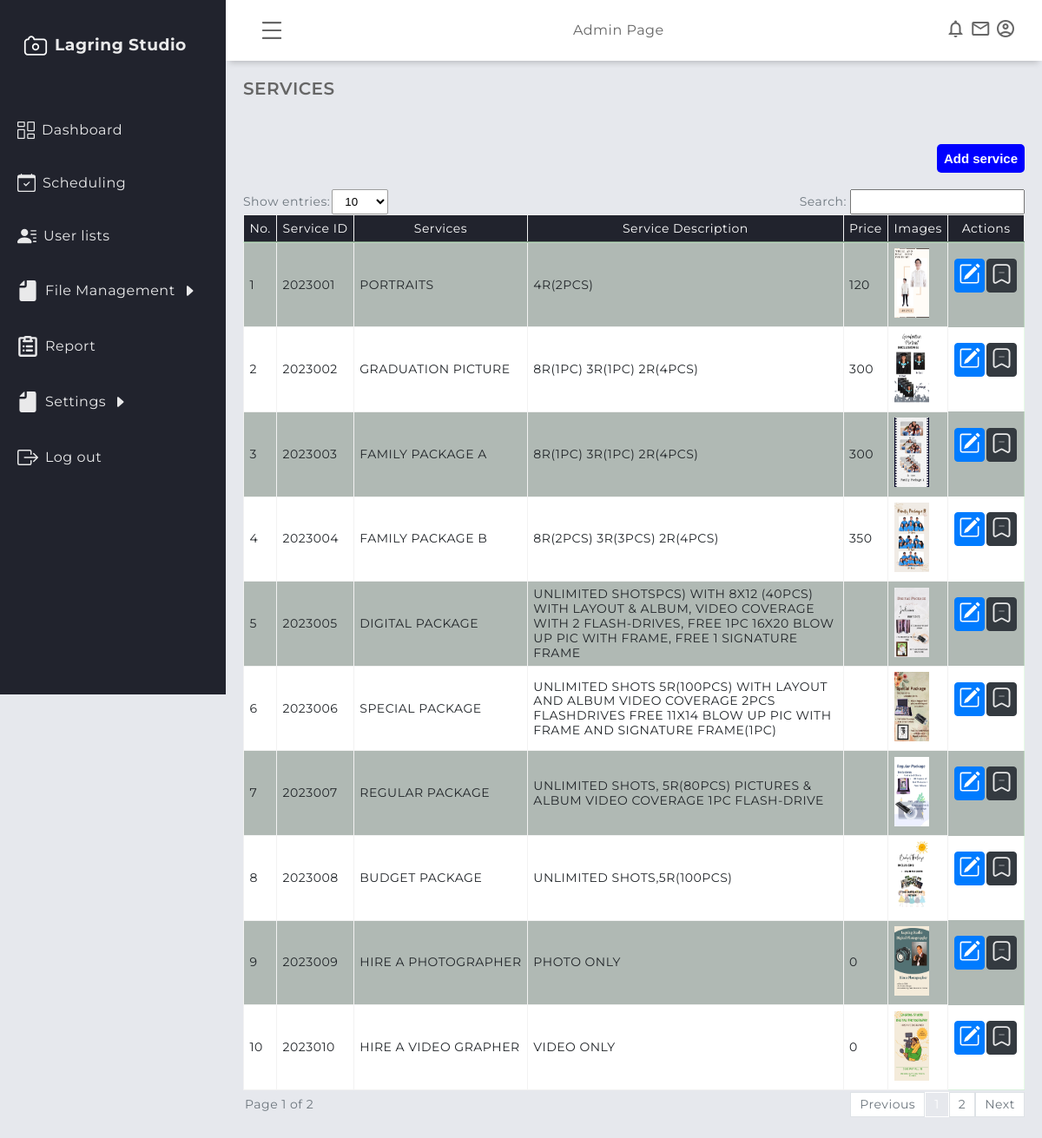
Before: /admin/services.php (signed in) with the older database file.
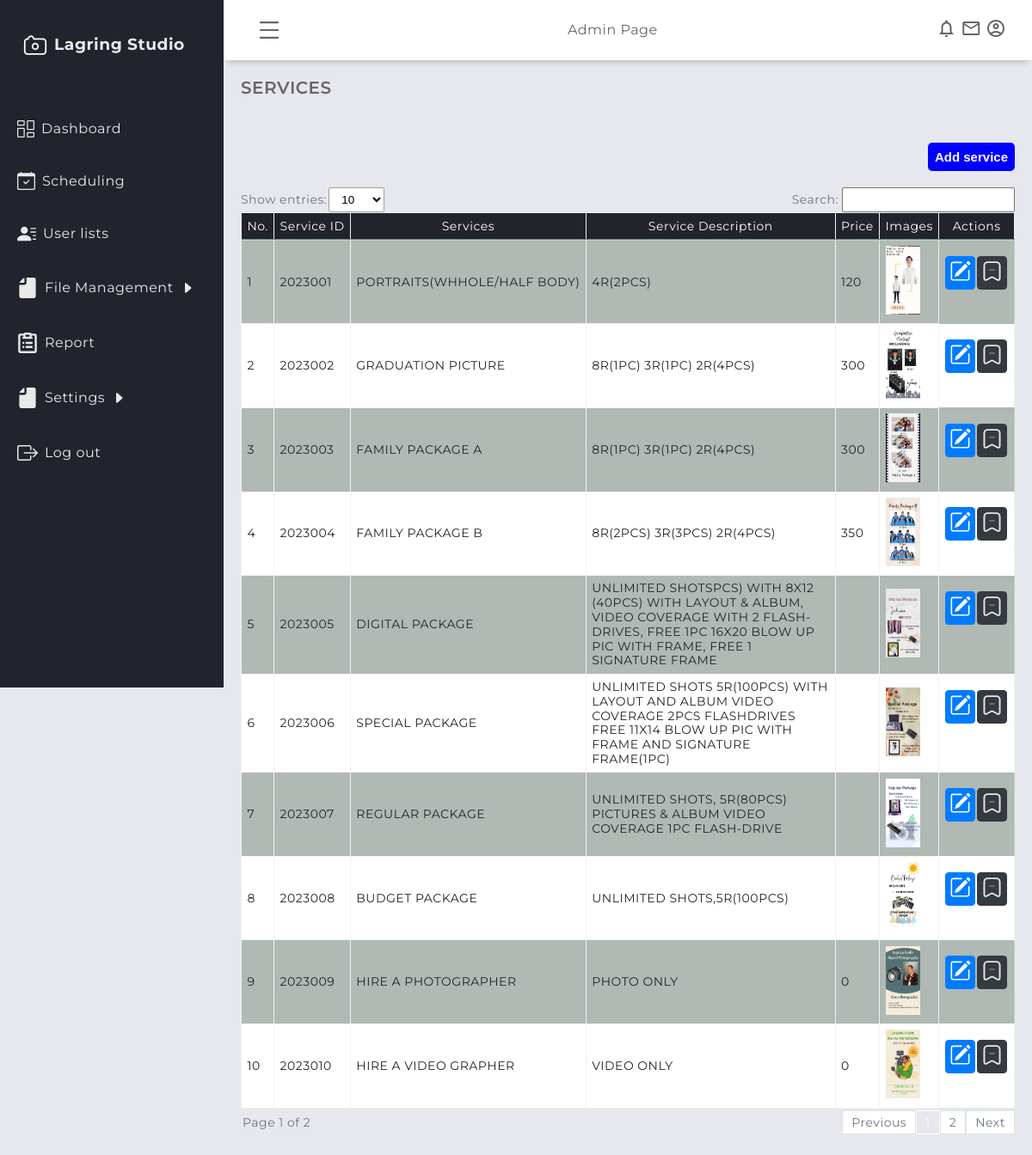
After: the same page with the newer database file.
### tables this page shows
CREATE TABLE IF NOT EXISTS `services` (
  `service_id` int NOT NULL AUTO_INCREMENT,
  `service_name` varchar(250) NOT NULL,
  `service_image` varchar(255) NOT NULL,
  `service_description` varchar(500) NOT NULL,
  `service_type` varchar(200) NOT NULL,
  `service_price` int DEFAULT NULL,
  `service_date_added` datetime NOT NULL DEFAULT CURRENT_TIMESTAMP,
  `archived_flag` int NOT NULL DEFAULT '1',
  PRIMARY KEY (`service_id`)
);

### admin/services.php (the view, shortened to what this page needs)
<?php
   include('session.php');
?>
<!DOCTYPE html>
<html lang="en">
    <head>
        <link rel="stylesheet" href="../assets/global/css/design.css" />
        <link rel="stylesheet" href="../assets/global/css/table.css" />
        <link rel="stylesheet" href="../assets/global/css/global.css" />
        <link rel="stylesheet" href="../assets/admin/css/dashboardcontainer.css" />
        <link rel="stylesheet" href="../assets/admin/css/services.css" />
    </head>
    <body>
        <?php require "header/header.php"?>
        <?php require "navigation/sidebar.php"?>
        <main class="main-container">
            <div class="main-title">
                <p class="font-weight-bold">SERVICES</p>
            </div>
            <div class="add">
                    <button class="modal-trigger" data-modal-id="add_service">Add service</button>
                </div>
                <br>
        <div class= "showAndSearch  text-secondary align-items-center mb-1">
                        <div class= "align-items-center">
                            <label >Show entries:</label>
                            <select id="entriesPerPage">
                                <option value="10">10</option>
                            </select>
                        </div>
                        <div class= "align-items-center">
                            <label for="searchInput" class="pr-1" >Search:</label>
                            <div style="position: relative;">
                                <input type="text" id="searchInput" >
                            </div>
                        </div>
                        <div id="table1" class="table-group-container active">
                            <table id="table1" class="table table-striped table-bordered w-100">
                                <thead>
                                    <tr>
                                        <th>No.</th>
                                        <th>Service ID</th>
                                        <th>Services</th>
                                        <th>Service Description</th>
                                        <th>Price</th>
                                        <th>Images</th>
                                        <th>Actions</th>
                                    </tr>
                                </thead>
                                <tbody>
                        <?php
                                    $i = 1;
                                    $sql = mysqli_query($connection, "SELECT * FROM services") or die(mysqli_error($connection));
                                    if (mysqli_num_rows($sql) > 0) {
                                    while ($row = mysqli_fetch_array($sql)) {
                                        $service_id = $row['service_id'];
                                        $service_name = $row['service_name'];
                                        $service_description = $row['service_description'];
                                        $image = $row ['service_image'];
                                        $service_price = $row['service_price'];
                                    ?>
                                    <tr>
                                        <td><p><?php echo $i++ ?></p></td>
                                        <td><p><?php echo strtoupper($service_id);?></p></td>
                                        <td><p><?php echo strtoupper($service_name);?></p></td>
                                        <td class= "service_description_td"><p><?php echo strtoupper($service_description);?></p></td>
                                        <td><p><?php echo $service_price; ?></p></td>
                                        <td><p><?php echo "<img class='img-fluid' src='/Lagring-Studio-Scheduling-System/assets/global/services_images/" . $image . "'style='width:40px; height:80px'' alt='Service Image'>";?></p></td>
                                        <td class="justify-space-evenly" style=" text-align: center; margin-top: 10px; border: none;">
                                            <a
                                                href="#"
                                                title="Edit"
                                                class="modal-trigger justify-content-center p-0 m-0"
                                                data-modal-id="<?php echo 'edit_service'.$service_id; ?>">
                                                <button class="p-1 m-0 btn btn-primary">
                                                </button>
                                            </a>
                                            <a
                                                href="#"
                                                rel="tooltip"
                                                title="archive"
                                                class="modal-trigger p-0 m-0"
                                                data-modal-id="<?php echo 'archive_announcements'; ?>">
                                                    <button class="p-1 m-1 btn btn-dark">
                                                    </button>
                                            </a>
                                        </td>
                                    </tr>
                                    <?php
                                    }}
                                    else {echo '<tr><td colspan="6" style="text-align: center;">No records found.</td></tr>';}
                                ?>
                                </tbody>
                            </table>
                        </div>
                        <div class="pagination-container">
                            <div id="pagination-label"></div>
                            <div id="pagination" class="pagination"></div>
                        </div>
                    </div>
            </main>
    </body>
</html>

### admin/header/header.php (shortened to what this page needs)
<header class="header">
    <div class="menu-icon toggleBtn">
    </div>
    <div class="header-left">Admin Page</div>
    <div class="header-right">
        <span class="material-icons-outlined">notifications</span>
        <span class="material-icons-outlined">email</span>
        <span class="material-icons-outlined">account_circle</span>
    </div>
</header>

### admin/navigation/sidebar.php (shortened to what this page needs)
<aside class="sidebar" id="sidebar">
    <div class="sidebar-title">
        <div class="sidebar-brand">
            <h3>Lagring Studio</h3>
        </div>
    </div>
    <ul class="sidebar-list">
    <?php $current_page = basename($_SERVER['PHP_SELF']); ?>
        <li <?php if ($current_page === 'admindashboard.php') echo 'class="navLinkActive"';?>>
            <a href="admindashboard.php">
                Dashboard
            </a>
        </li>
        <li <?php if ($current_page === 'calendar.php') echo 'class="navLinkActive"';?>>
            <a href="calendar.php">
                Scheduling
            </a>
        </li>
        <li <?php if ($current_page === 'user_list.php') echo 'class="navLinkActive"';?>>
            <a href="user_list.php">
                User lists
            </a>
        </li>
        <li <?php if (
                    $current_page === 'website.php' ||
                     $current_page === 'website.php')
                    echo 'class="navLinkActive"';?>>
        <a href="#" id="managementLink">
            File Management
            <svg
                xmlns="http://www.w3.org/2000/svg"
                width="16"
                height="16"
                fill="currentColor"
                class="bi bi-caret-right-fill"
                viewBox="0 0 16 16">
                <path
                        d="m12.14 8.753-5.482 4.796c-.646.566-1.658.106-1.658-.753V3.204a1 1 0 0 1 1.659-.753l5.48 4.796a1 1 0 0 1 0 1.506z"/>
            </svg>
        </a>
    </li>
        <li <?php if ($current_page === 'report.php') echo 'class="navLinkActive"';?>>
            <a href="report.php">
            Report
            </a>
        </li>
        <li <?php if (
                    $current_page === 'profile.php' ||
                     $current_page === 'backup.php')
                    echo 'class="navLinkActive"';?>>
        <a href="#" id="settingsLink">
            Settings
            <svg
                xmlns="http://www.w3.org/2000/svg"
                width="16"
                height="16"
                fill="currentColor"
                class="bi bi-caret-right-fill"
                viewBox="0 0 16 16">
                <path
                        d="m12.14 8.753-5.482 4.796c-.646.566-1.658.106-1.658-.753V3.204a1 1 0 0 1 1.659-.753l5.48 4.796a1 1 0 0 1 0 1.506z"/>
            </svg>
        </a>
    </li>
        <li class="sidebar-list-item">
            <a href="../logoutmodule/logout.php">
                Log out
            </a>
        </li>
    </ul>
</aside>

### assets/global/css/design.css (style rules this page uses)
:root { --blue1: rgba(36, 175, 242); --blue2: rgba(7, 164, 241); --blue3: rgba(23, 147, 217); --blue4: rgba(4, 127, 204); --blue5: rgba(30,144,255); --light_blue: rgba(63, 194, 250); --dim_blue: rgba(137, 192, 223); --dark_blue: rgba(30, 70, 139); --gray: rgba(208, 216, 227); --dark_gray: rgba(141, 164, 196); --dirty_white: rgba(244, 244, 244); --red: rgba(254, 0, 0); --maroon: rgba(154, 0, 0); }
* { margin: 0; padding: 0; box-sizing: border-box; }
body { font-family: "Montserrat", sans-serif; letter-spacing: 0.5px; line-height: 1.2; scrollbar-color: smooth; background-color: #e6e8ed; color: #666666; }
.font-weight-bold { font-weight: 600; }

### assets/global/css/table.css (style rules this page uses)
.table { width: 100%; margin-bottom: 2px; color: #212529; border-collapse: collapse; white-space: nowrap; }
.table th, .table td { padding: 0.4rem; align-items: center; border-top: 1px solid #cafaca77; }
.service_description_td { width: 100%; margin-bottom: 2px; color: #212529; border-collapse: collapse; white-space: normal; }
.table thead th { vertical-align: bottom; border-bottom: 2px solid #cafaca77; background-color: #21232d; color: white; font-weight: normal; text-align: center; }
#table1 tbody tr:nth-child(odd) { background-color: #73847377; }
#table1 tbody tr:nth-child(even) { background-color: #ffffff; }
.table-bordered { border: 1px solid #cafaca77; }
.table-bordered th, .table-bordered td { border: 1px solid hsl(0, 0%, 95%); }
.table-bordered thead th, .table-bordered thead td { border-bottom-width: 2px; }
.table-striped tbody tr { background-color: rgba(0, 0, 0, 0.1); }
#entriesPerPage { background-color: white; border: 1px solid rgb(158, 158, 158); border-radius: 2px; padding: 5px 10px; align-items: center; margin-left: 2px; outline: none; }
#searchInput { padding: 5px 10px; outline: none; }
.showAndSearch { display: flex; justify-content: space-between; flex-wrap: wrap; font-size: 14px; margin-bottom: 10px; }
.pagination-container { display: flex; justify-content: space-between; align-items: center; font-size: 14px; width: 100%; }
#pagination-label { color: #6c757d; padding-left: 2px; }
.pagination { display: flex; align-items: center; }
.table-group-container { display: none; overflow-x: auto; }
.table-group-container.active { display: block; width: 100%; }

### assets/global/css/global.css (style rules this page uses)
.m-1 { margin: 0.25rem; }
.mb-1 { margin-bottom: 0.25rem; }
.m-0 { margin: 0 !important; }
.p-0 { padding: 0 !important; }
.p-1 { padding: 0.25rem !important; }
.pr-1 { padding-right: 0.25rem; }
.text-secondary { color: #6c757d !important; }
.btn { display: inline-block; padding: 0.5em 1em; margin: 2px 2px 2px 2px; border: 1px solid #ccc; border-radius: 4px; background-color: #f5f5f5; color: #333; font-size: 16px; text-align: center; text-decoration: none; cursor: pointer; transition: background-color 0.3s ease; }
.btn-primary { background-color: #007bff; color: #fff; border-color: #007bff; }
.btn-dark { background-color: #343a40; color: #fff; border-color: #343a40; }
.modal-trigger { background: linear-gradient( 135deg, var(--color-primary-variant), var(--color-primary) ); font-size: 15px; color: var(--color-bg-1); margin-top: 2rem; display: inline-block; padding: 0.6rem 1.6rem; font-weight: 600; border-radius: 0.3rem; cursor: pointer; }
* { margin: 0; padding: 0; box-sizing: border-box; }
.w-100 { width: 100% !important; }
.justify-content-center { display: flex; justify-content: center !important; }
.justify-space-evenly { display: flex; justify-content: space-evenly; }
.align-items-center { display: flex; align-items: center; }

### assets/admin/css/services.css (style rules this page uses)
.add { display: flex; justify-content: end; }
.add button { padding: 0.5rem; border:none; outline:none; cursor: pointer; background-color: blue; color: #fff; border-radius: 5px; }

Changed rows visible on the page:
changed services "4R(2PCS)": service_name "PORTRAITS" → "PORTRAITS(WHHOLE/HALF BODY)"
